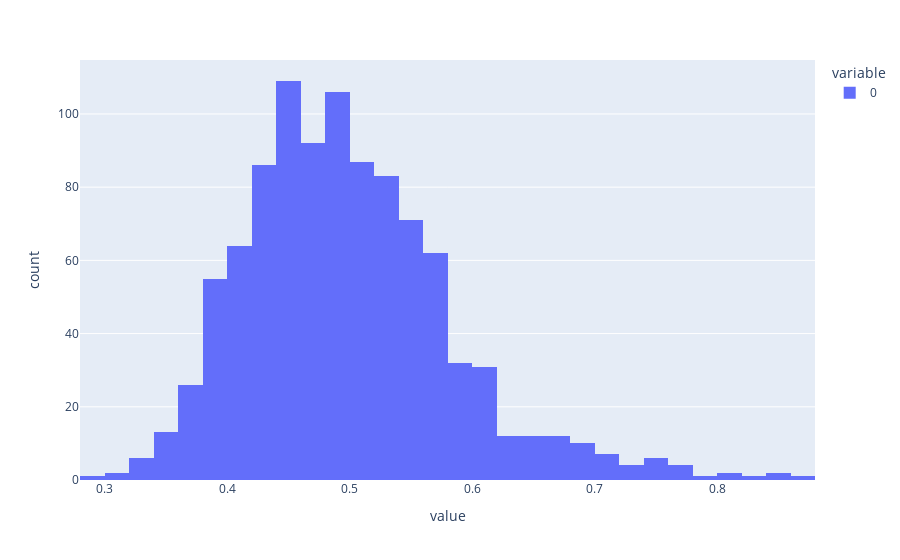

Notebook code for this chart:
### Code cell
px.histogram(data, nbins=50)

### Figure 1 — Plotly figure (JSON) as saved in the notebook; plotly's stock layout.template omitted (floating-point values rounded to 4 significant figures; data arrays with more than 128 entries replaced by an {"elided": "..."} marker saying what was removed)
{"data": [{"alignmentgroup": "True", "bingroup": "x", "hovertemplate": "variable=0<br>value=%{x}<br>count=%{y}<extra></extra>", "legendgroup": "0", "marker": {"color": "#636efa", "pattern": {"shape": ""}}, "name": "0", "nbinsx": 50, "offsetgroup": "0", "orientation": "v", "showlegend": true, "type": "histogram", "x": {"elided": "1000 float values"}, "xaxis": "x", "yaxis": "y"}], "layout": {"barmode": "relative", "legend": {"title": {"text": "variable"}, "tracegroupgap": 0}, "margin": {"t": 60}, "xaxis": {"anchor": "y", "domain": [0, 1], "title": {"text": "value"}}, "yaxis": {"anchor": "x", "domain": [0, 1], "title": {"text": "count"}}}}
